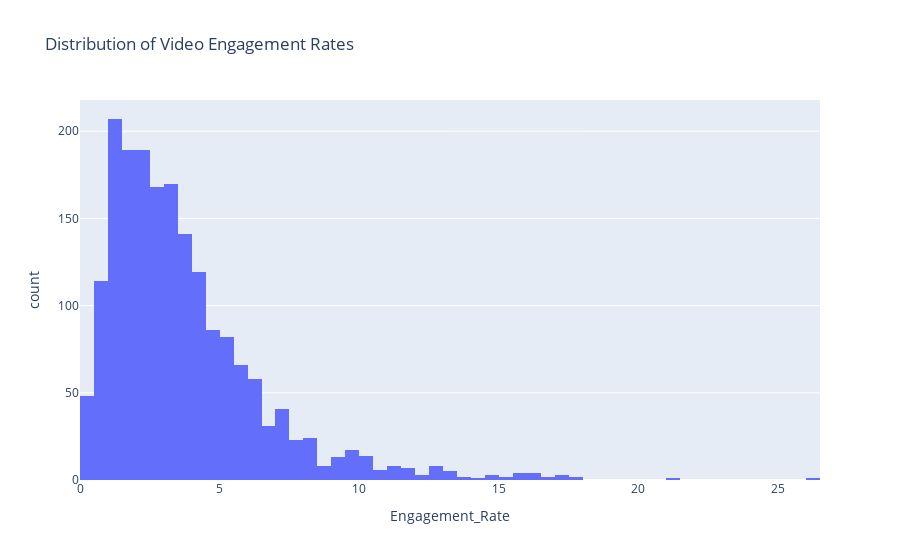

Source (notebook cell):
### Code cell
# 4. Engagement Rate Analysis
videos_clean['Engagement_Rate'] = (videos_clean['Likes'] + videos_clean['Comments']) / videos_clean['Views'] * 100
fig = px.histogram(videos_clean, x='Engagement_Rate',
                  title='Distribution of Video Engagement Rates')
fig.show()

### Figure 1 — Plotly figure (JSON) as saved in the notebook; plotly's stock layout.template omitted (floating-point values rounded to 4 significant figures; data arrays with more than 128 entries replaced by an {"elided": "..."} marker saying what was removed)
{"data": [{"alignmentgroup": "True", "bingroup": "x", "hovertemplate": "Engagement_Rate=%{x}<br>count=%{y}<extra></extra>", "legendgroup": "", "marker": {"color": "#636efa", "pattern": {"shape": ""}}, "name": "", "offsetgroup": "", "orientation": "v", "showlegend": false, "type": "histogram", "x": {"elided": "1881 float values"}, "xaxis": "x", "yaxis": "y"}], "layout": {"barmode": "relative", "legend": {"tracegroupgap": 0}, "title": {"text": "Distribution of Video Engagement Rates"}, "xaxis": {"anchor": "y", "domain": [0, 1], "title": {"text": "Engagement_Rate"}}, "yaxis": {"anchor": "x", "domain": [0, 1], "title": {"text": "count"}}}}
